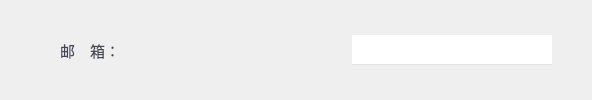
       <widget class="QWidget" name="widget_8" native="true">
        <layout class="QHBoxLayout" name="horizontalLayout_6">
         <property name="leftMargin">
          <number>0</number>
         </property>
         <property name="topMargin">
          <number>0</number>
         </property>
         <property name="rightMargin">
          <number>0</number>
         </property>
         <property name="bottomMargin">
          <number>0</number>
         </property>
         <item>
          <spacer name="horizontalSpacer_9">
           <property name="orientation">
            <enum>Qt::Horizontal</enum>
           </property>
           <property name="sizeHint" stdset="0">
            <size>
             <width>40</width>
             <height>20</height>
            </size>
           </property>
          </spacer>
         </item>
         <item>
          <widget class="QLabel" name="label_9">
           <property name="minimumSize">
            <size>
             <width>100</width>
             <height>30</height>
            </size>
           </property>
           <property name="maximumSize">
            <size>
             <width>100</width>
             <height>30</height>
            </size>
           </property>
           <property name="font">
            <font>
             <family>微软雅黑 Light</family>
             <pointsize>11</pointsize>
            </font>
           </property>
           <property name="styleSheet">
            <string notr="true">color: rgb(67, 69, 85);</string>
           </property>
           <property name="text">
            <string>邮　箱：</string>
           </property>
           <property name="alignment">
            <set>Qt::AlignCenter</set>
           </property>
          </widget>
         </item>
         <item>
          <widget class="QLabel" name="lblEmail">
           <property name="minimumSize">
            <size>
             <width>200</width>
             <height>30</height>
            </size>
           </property>
           <property name="maximumSize">
            <size>
             <width>200</width>
             <height>30</height>
            </size>
           </property>
           <property name="font">
            <font>
             <family>微软雅黑 Light</family>
             <pointsize>11</pointsize>
            </font>
           </property>
           <property name="styleSheet">
            <string notr="true">color: rgb(67, 69, 85);</string>
           </property>
           <property name="text">
            <string/>
           </property>
           <property name="alignment">
            <set>Qt::AlignLeading|Qt::AlignLeft|Qt::AlignVCenter</set>
           </property>
          </widget>
         </item>
         <item>
          <widget class="QLineEdit" name="leEmail">
           <property name="minimumSize">
            <size>
             <width>200</width>
             <height>30</height>
            </size>
           </property>
           <property name="maximumSize">
            <size>
             <width>200</width>
             <height>30</height>
            </size>
           </property>
           <property name="font">
            <font>
             <family>微软雅黑</family>
             <pointsize>11</pointsize>
            </font>
           </property>
           <property name="styleSheet">
            <string notr="true">color: rgb(67, 69, 85);border: 0px;border-bottom: 1px solid #e3e3e3;
</string>
           </property>
           <property name="alignment">
            <set>Qt::AlignLeading|Qt::AlignLeft|Qt::AlignVCenter</set>
           </property>
          </widget>
         </item>
         <item>
          <spacer name="horizontalSpacer_10">
           <property name="orientation">
            <enum>Qt::Horizontal</enum>
           </property>
           <property name="sizeHint" stdset="0">
            <size>
             <width>40</width>
             <height>20</height>
            </size>
           </property>
          </spacer>
         </item>
        </layout>
       </widget>
